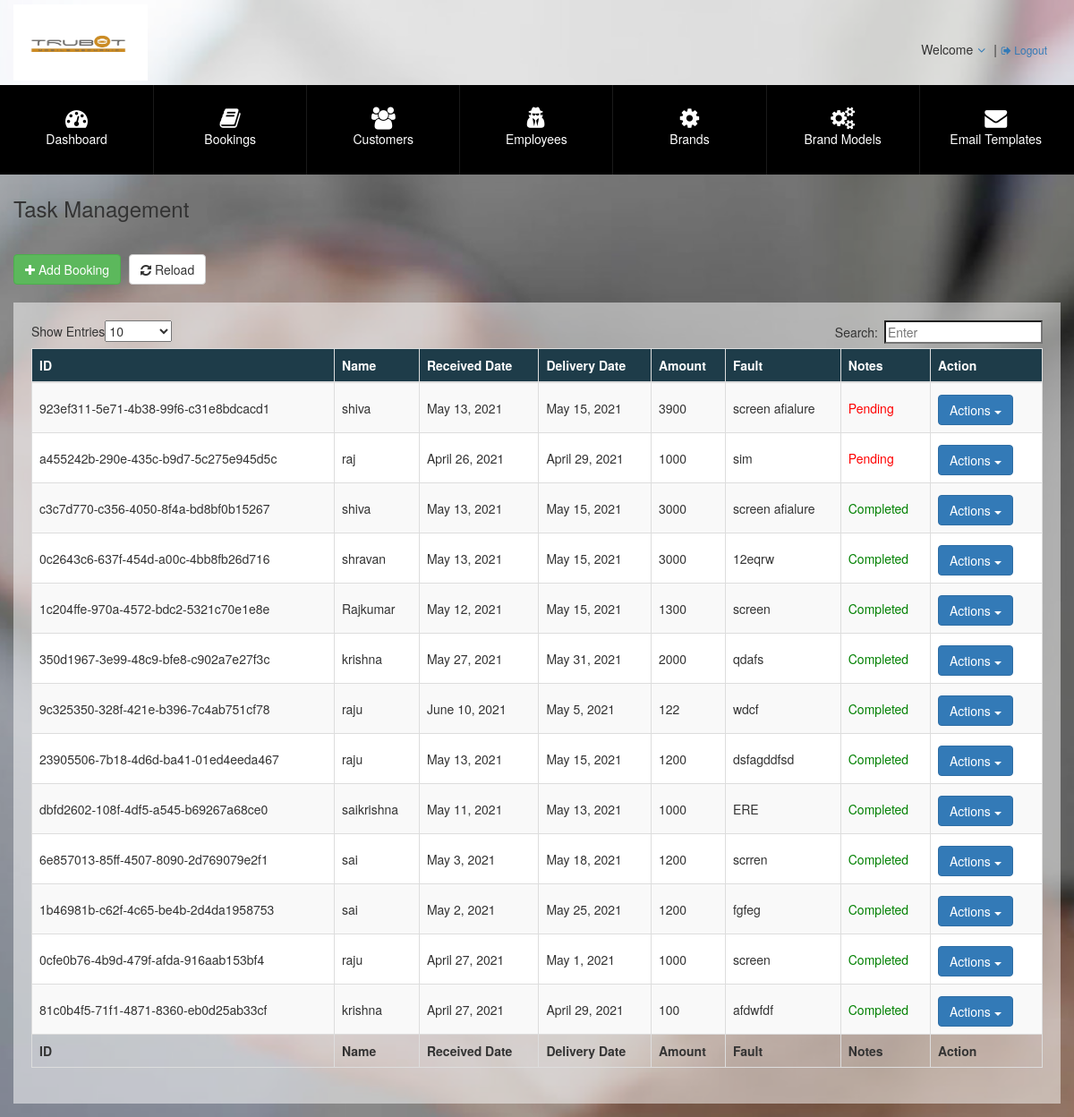
/bookings/, run on an earlier commit of the app's database.
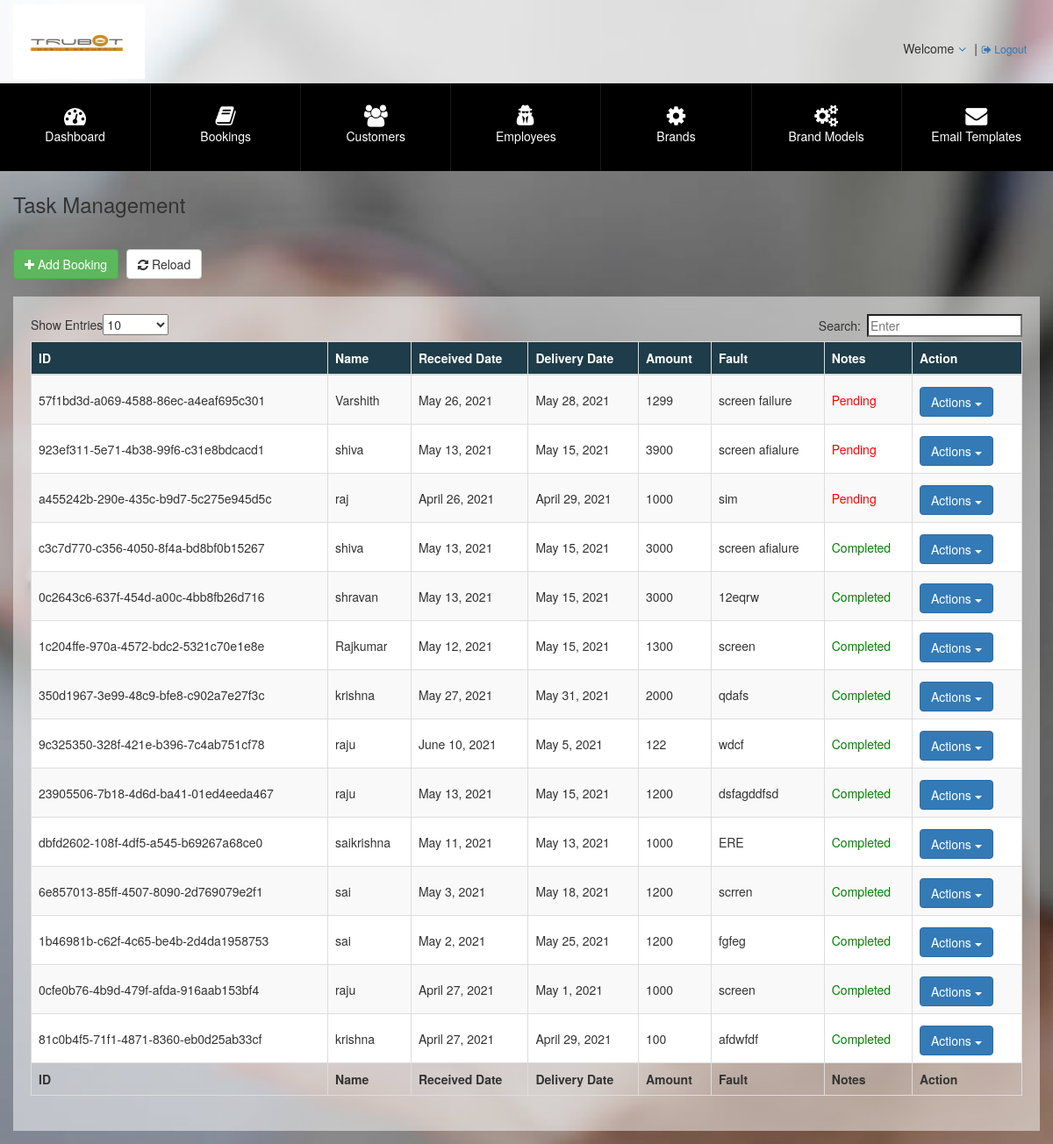
And on a later commit of the database.
### myapp1/models.py (models this page shows)
class customerentry(models.Model):
    id = ShortUUIDField(primary_key=True, default=uuid.uuid4, editable=False,max_length=6)
    Customername=models.CharField(default="user",max_length=50)
    Receivedate=models.DateField(default=datetime.now())
    Deliverydate=models.DateField(default=datetime.now())
    jobpending=models.CharField(max_length=20)
    Email=models.CharField(max_length=30,default='Trubotattend@gmail.com')
    devicebrand=models.CharField(max_length=10,default="I-Phone")
    model=models.CharField(max_length=10,default="I-Phones")
    imei=models.CharField(max_length=20)
    devicecolour=models.CharField(max_length=10,default="Black")
    providerinfo=models.CharField(max_length=20)
    password=models.CharField(max_length=10)
    fault=models.CharField(max_length=200,default="Error")
    amount=models.IntegerField(default=0)
    power=models.BooleanField(default=False)
    charging=models.BooleanField(default=False)
    display=models.BooleanField(default=False)
    camera=models.BooleanField(default=False)
    battery=models.BooleanField(default=False)
    pictures=models.ImageField(upload_to='device_images',blank=True)
    others=models.TextField(max_length=200)
    parts=models.TextField(max_length=120,default="NOTHING YET")
    status=models.BooleanField(default=False)

### myapp1/views.py (the view)
# urls.py: path('bookings/',views.viewjob),
def viewjob(request):
    data=customerentry.objects.all().order_by('-status')
    bookings=[obj.__dict__ for obj in data]
    bookings=bookings[::-1]
    return render(request,'booking.html',{"bookings":bookings})

### templates/booking.html (shortened to what this page needs)
{% extends 'main.html' %}
{% block content %}
{%load static%}
<div id="content">
    <div class="filterBar">
        <div class="container">
            <h3>Task Management</h3>
            <br />
            <button class="btn btn-success" onclick=window.location.href="/add"><i class="fa fa-plus"></i> Add Booking</button>
            <button class="btn btn-default" onclick="load()"><i class="fa fa-refresh"></i> Reload</button>
            <br />
            <br />
            <div id="table_wrapper" class="dataTables_wrapper">
            <div class="dataTables_length" id="table_length">
                <label>Show Entries<select name="table_length" aria-controls="table" class="">
                    <option value="10">10</option><option value="25">25</option><option value="50">50</option><option value="100">100</option></select></label></div>
            <div id="table_filter" class="dataTables_filter">
                <label>Search:<input type="search" class="" placeholder="Enter" aria-controls="table"></label></div>
            <table id="table" class="table table-striped table-bordered" cellspacing="0" width="100%">
                <thead>
                    <tr >
                        <th>ID</th>
                        <th>Name</th>
                        <th>Received Date</th>
                        <th>Delivery Date</th>
                        <th>Amount</th>
                        <th>Fault</th>
                        <th>Notes</th>
                        <th style="width:125px;">Action</th>
                    </tr>
                </thead>
                <tbody>
                    {%for i in bookings%}
                    <tr role="row" class="odd">
                        <td>{{i.id}}</td>
                        <td>{{i.Customername}}</td>
                        <td>{{i.Receivedate}}</td>
                        <td>{{i.Deliverydate}}</td>
                        <td>{{i.amount}}</td>
                        <td>{{i.fault}}</td>
                        {% if i.status %}
                        <td style="color: green;">Completed</td>
                        {%else%}
                        <td style="color: red;">Pending</td>
                        {%endif%}
                        <td><div class="dropdown">
                            <button class="btn btn-primary dropdown-toggle" type="button" data-toggle="dropdown">Actions
                            <span class="caret"></span></button>
                            </div></td>
                    </tr>
                    {% endfor %}
                </tbody>
                <tfoot>
                    <tr >
                        <th>ID</th>
                        <th>Name</th>
                        <th>Received Date</th>
                        <th>Delivery Date</th>
                        <th>Amount</th>
                        <th>Fault</th>
                        <th>Notes</th>
                        <th style="width:125px;">Action</th>
                    </tr>
                </tfoot>
            </table>
        </div>
    </div>
</div>
{%  endblock %}

What changed in the data, as far as the page shows it:
added customerentry: id "57f1bd3d-a069-4588-86ec-a4eaf695c301", Customername "Varshith", Receivedate "May 26, 2021", Deliverydate "May 28, 2021", amount "1299", fault "screen failure", shows "Pending"
